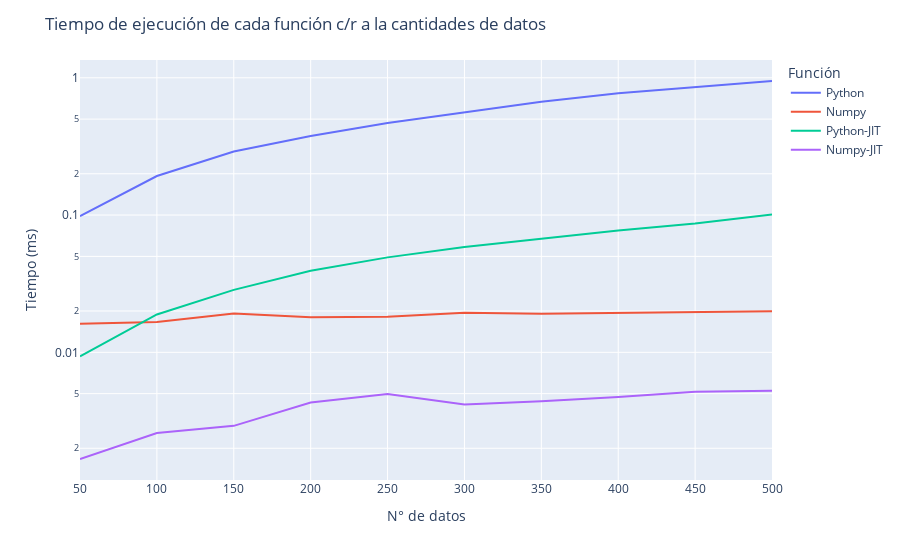

The code cell stored with this chart in its notebook:
### Code cell
df_tabla = pd.DataFrame(data)
fig = px.line(df_tabla, x="N° de datos", y="Tiempo (ms)", color="Función",log_y=True)
fig.update_layout(
    title="Tiempo de ejecución de cada función c/r a la cantidades de datos"
)
fig.show()

### Figure 1 — Plotly figure (JSON) as saved in the notebook; plotly's stock layout.template omitted (floating-point values rounded to 4 significant figures)
{"data": [{"hovertemplate": "Función=Python<br>N° de datos=%{x}<br>Tiempo (ms)=%{y}<extra></extra>", "legendgroup": "Python", "line": {"color": "#636efa", "dash": "solid"}, "marker": {"symbol": "circle"}, "mode": "lines", "name": "Python", "orientation": "v", "showlegend": true, "type": "scatter", "x": [50, 100, 150, 200, 250, 300, 350, 400, 450, 500], "xaxis": "x", "y": [0.09819, 0.1925, 0.2901, 0.3764, 0.4682, 0.5633, 0.6692, 0.7713, 0.8534, 0.9477], "yaxis": "y"}, {"hovertemplate": "Función=Numpy<br>N° de datos=%{x}<br>Tiempo (ms)=%{y}<extra></extra>", "legendgroup": "Numpy", "line": {"color": "#EF553B", "dash": "solid"}, "marker": {"symbol": "circle"}, "mode": "lines", "name": "Numpy", "orientation": "v", "showlegend": true, "type": "scatter", "x": [50, 100, 150, 200, 250, 300, 350, 400, 450, 500], "xaxis": "x", "y": [0.01617, 0.0166, 0.01914, 0.01805, 0.0182, 0.01941, 0.01913, 0.01945, 0.01959, 0.01995], "yaxis": "y"}, {"hovertemplate": "Función=Python-JIT<br>N° de datos=%{x}<br>Tiempo (ms)=%{y}<extra></extra>", "legendgroup": "Python-JIT", "line": {"color": "#00cc96", "dash": "solid"}, "marker": {"symbol": "circle"}, "mode": "lines", "name": "Python-JIT", "orientation": "v", "showlegend": true, "type": "scatter", "x": [50, 100, 150, 200, 250, 300, 350, 400, 450, 500], "xaxis": "x", "y": [0.009355, 0.01888, 0.02851, 0.03934, 0.04918, 0.05856, 0.0673, 0.07723, 0.08676, 0.1009], "yaxis": "y"}, {"hovertemplate": "Función=Numpy-JIT<br>N° de datos=%{x}<br>Tiempo (ms)=%{y}<extra></extra>", "legendgroup": "Numpy-JIT", "line": {"color": "#ab63fa", "dash": "solid"}, "marker": {"symbol": "circle"}, "mode": "lines", "name": "Numpy-JIT", "orientation": "v", "showlegend": true, "type": "scatter", "x": [50, 100, 150, 200, 250, 300, 350, 400, 450, 500], "xaxis": "x", "y": [0.001671, 0.002586, 0.002914, 0.004307, 0.004978, 0.004175, 0.004403, 0.004724, 0.00516, 0.00525], "yaxis": "y"}], "layout": {"autosize": true, "legend": {"title": {"text": "Función"}, "tracegroupgap": 0}, "margin": {"t": 60}, "title": {"text": "Tiempo de ejecución de cada función c/r a la cantidades de datos"}, "xaxis": {"anchor": "y", "autorange": true, "domain": [0, 1], "range": [50, 500], "title": {"text": "N° de datos"}, "type": "linear"}, "yaxis": {"anchor": "x", "autorange": true, "domain": [0, 1], "range": [-2.93, 0.1297], "title": {"text": "Tiempo (ms)"}, "type": "log"}}}
